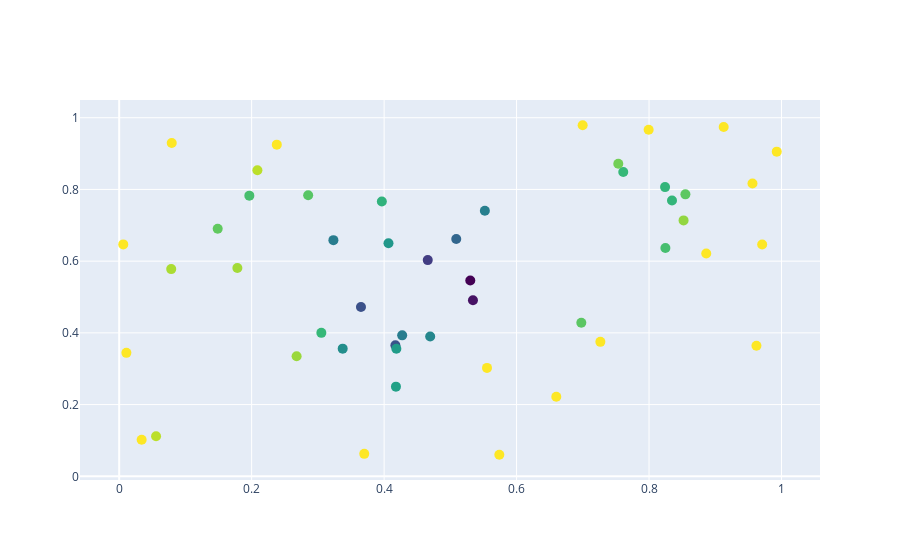

Write notebook code for a chart like this one.
### Markdown cell above
Again, we can plot our data. Here, the lighter the color the deeper (more central) the point.

### Code cell
bd.plot_depths(invert_colors=True)
